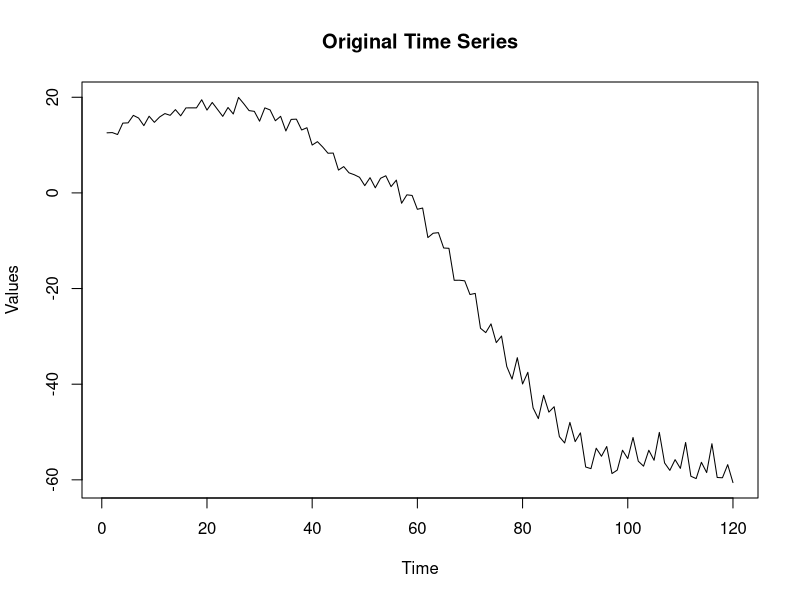
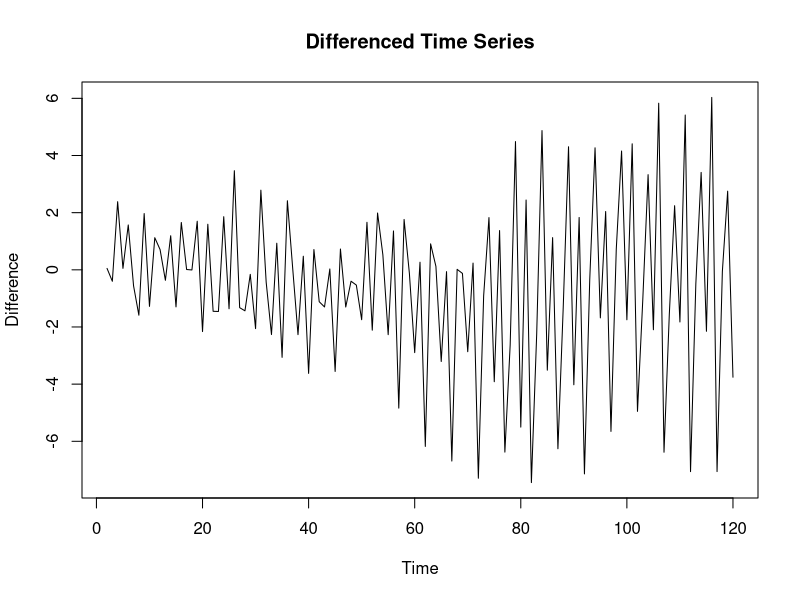
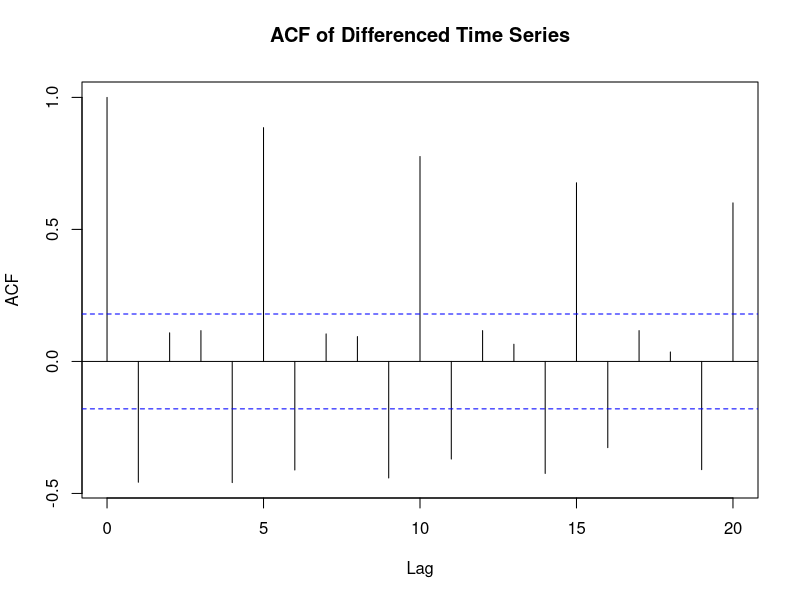
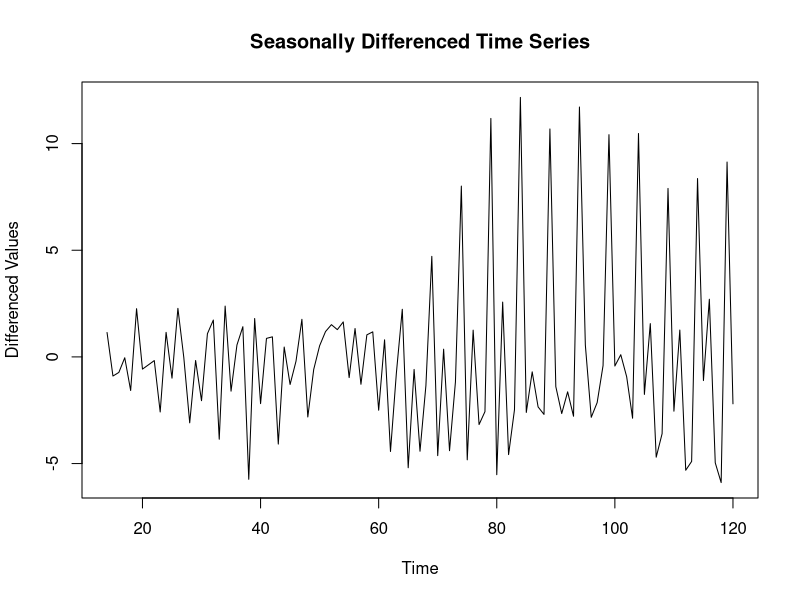
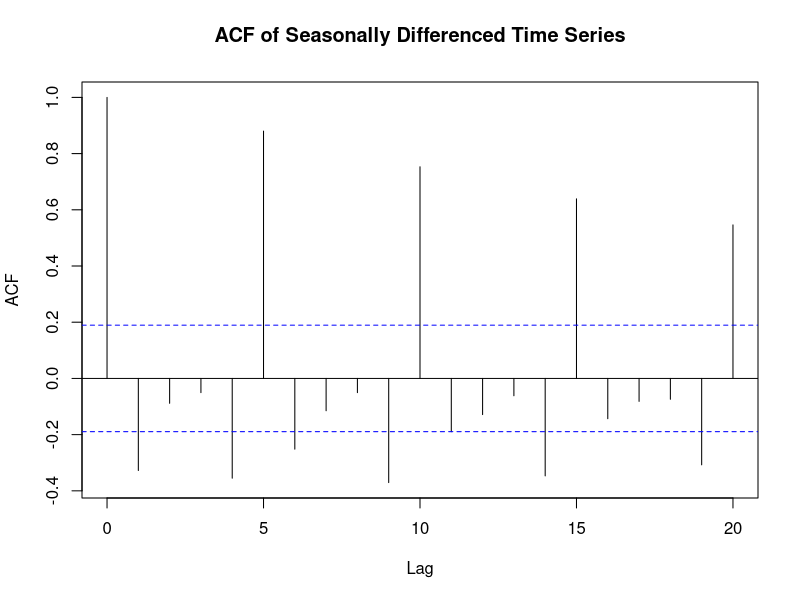
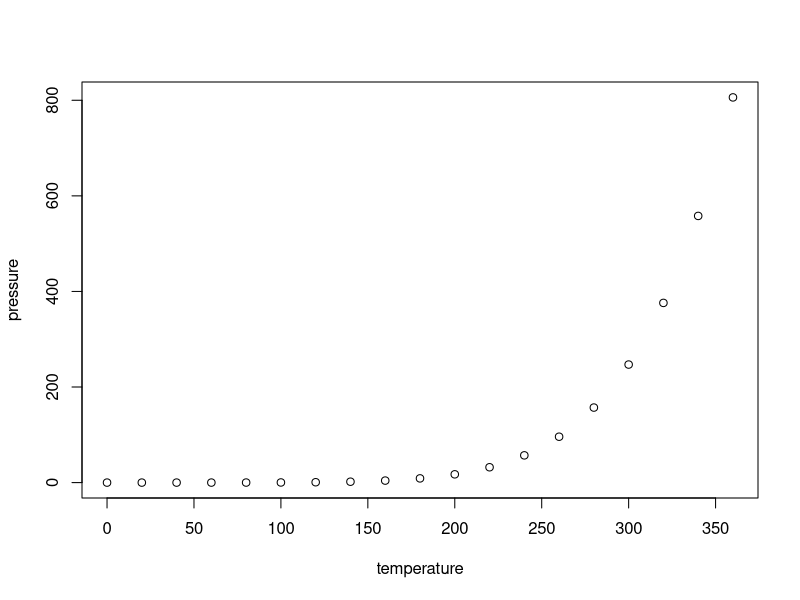
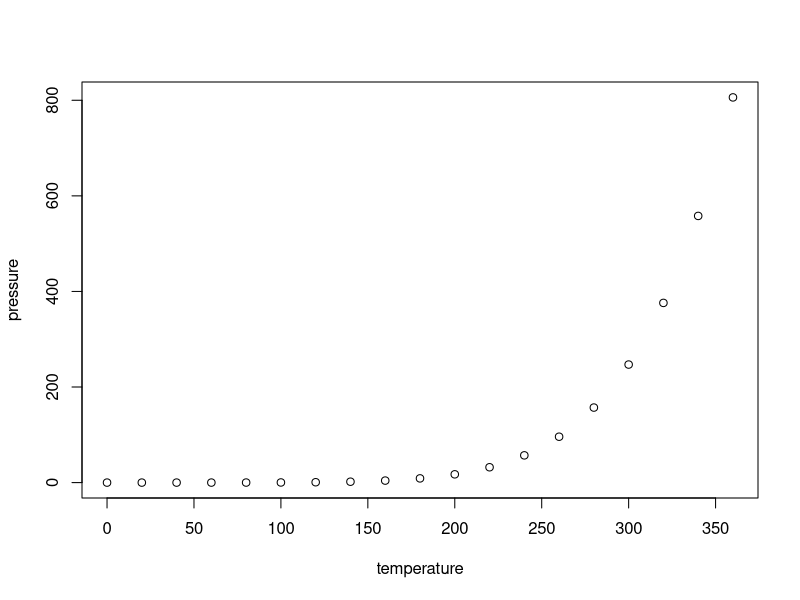

Source code (R) for these figures, in order:
## ---- chunk 1
knitr::opts_chunk$set(echo = TRUE)
#if you do not have the package, type install.packages("name_of_the_package")
library(knitr)
library(tseries)
library(zoo)
## ---- chunk 2
# this is where your R code goes
data <- read.csv("lab4data.csv", header = TRUE)
ts_data <- ts(data[,2])
## ---- chunk 3
# this is where your R code goes
plot(ts_data,
     main="Original Time Series", 
     xlab="Time",
     ylab="Values")

# acf(ts_data, main="ACF of Original Time Series")


## ---- chunk 4
# this is where your R code goes
diff_ts <- diff(ts_data, lag=1, differences=1)

plot(diff_ts,
     main="Differenced Time Series", 
     xlab="Time",
     ylab="Difference")

acf(diff_ts, main="ACF of Differenced Time Series")


## ---- chunk 5
# this is where your R code goes
seasonal_diff_ts <- diff(diff_ts, lag = 12, differences = 1)

plot(seasonal_diff_ts, 
     main = "Seasonally Differenced Time Series", 
     ylab = "Differenced Values", 
     xlab = "Time")

acf(seasonal_diff_ts, main = "ACF of Seasonally Differenced Time Series")

## ---- chunk 6
# this is where your R code goes


## ---- chunk 7
# this is where your R code goes
## ---- chunk 8
# this is where your R code goes
## ---- chunk 9
summary(cars)
## ---- chunk 10
kable(summary(cars))
## ---- chunk 11
plot(pressure)
## ---- chunk 12
plot(pressure)
